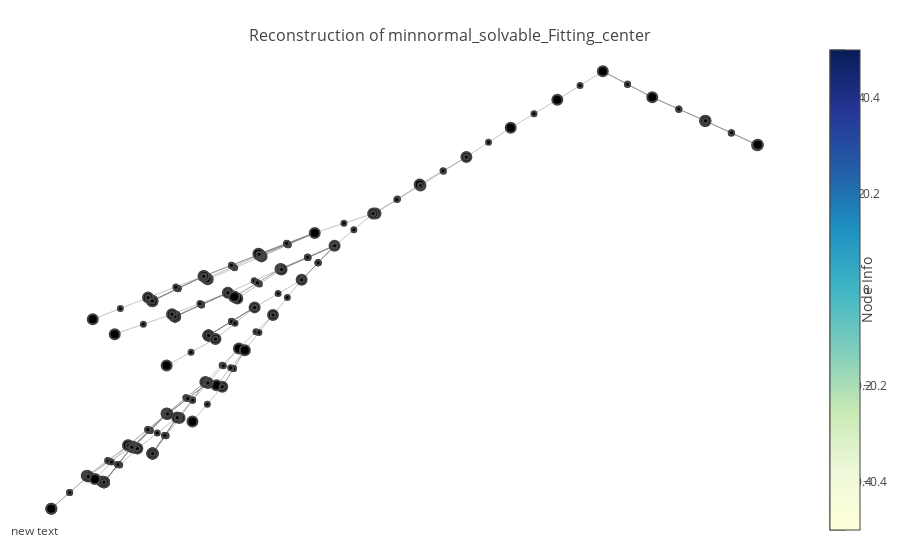

The code cell stored with this chart in its notebook:
### Code cell
from ml4tputils.visualize import *

tgtlem = "minnormal_solvable_Fitting_center"
file = "/Users/dehuang/Documents/research/ml4tp/data/odd-order/BGsection1.v.dump"
#tgtlem = "foo1"
#file = "/Users/dehuang/Documents/research/ml4tp/ex/foo1.dump"
vis = Visualize(f_display=True, f_jupyter=True, f_verbose=False, rawtac_file="rawtac.log", tgtlem=tgtlem)
tactrs = vis.visualize_file(file)
#for tactr in tactrs:
#    tactr.dump()

### Figure 1 — Plotly figure (JSON) as saved in the notebook; plotly's stock layout.template omitted (floating-point values rounded to 4 significant figures; data arrays with more than 128 entries replaced by an {"elided": "..."} marker saying what was removed)
{"data": [{"hoverinfo": null, "line": {"color": "#888", "width": 0.5}, "mode": "lines", "type": "scatter", "x": {"elided": "585 float values"}, "y": {"elided": "585 float values"}}, {"hoverinfo": "text", "marker": {"color": [], "colorbar": {"thickness": 15, "title": "Node Info", "titleside": "right", "xanchor": "left"}, "colorscale": "YIGnBu", "line": {"width": 2}, "reversescale": true, "showscale": true, "size": 10}, "mode": "markers", "text": ["gid: 50<br>gT: finGroupType<br>M, G: {group gT}<br>=====================<br>'Z('F(G)) <| G", "gid: 60<br>gT: finGroupType<br>M, G: {group gT}<br>=====================<br>true", "gid: 76<br>gT: finGroupType<br>M, G: {group gT}<br>=====================<br>true", "gid: 77<br>gT: finGroupType<br>M, G: {group gT}<br>=====================<br>G <| G", "gid: t0", "gid: t1", "gid: t2", "gid: 45<br>gT: finGroupType<br>M, G: {group gT}<br>=====================<br>minnormal M G -> M \\subset G -> solvable M -> M \\subset 'Z('F(G))", "gid: 91<br>gT: finGroupType<br>M, G: {group gT}<br>nZG: 'Z('F(G)) <| G<br>=====================<br>minnormal M G -> M \\subset G -> solvable M -> M \\subset 'Z('F(G))", "gid: 94<br>gT: finGroupType<br>M, G: {group gT}<br>nZG: 'Z('F(G)) <| G<br>minM: minnormal M G<br>sMG: M \\subset G<br>solM: solvable M<br>=====================<br>M \\subset 'Z('F(G))", "gid: 142<br>gT: finGroupType<br>M, G: {group gT}<br>nZG: 'Z('F(G)) <| G<br>minM: minnormal M G<br>sMG: M \\subset G<br>solM: solvable M<br>ntM: M != 1<br>nMG: G \\subset 'N(M)<br>minM': forall H : {group gT}, (H != 1) && (G \\subset 'N(H)) -> H \\subset M -> H = M<br>=====================<br>M \\subset 'Z('F(G))", "gid: 269<br>gT: finGroupType<br>M, G: {group gT}<br>nZG: 'Z('F(G)) <| G<br>minM: minnormal M G<br>sMG: M \\subset G<br>solM: solvable M<br>ntM: M != 1<br>nMG: G \\subset 'N(M)<br>minM': forall H : {group gT}, (H != 1) && (G \\subset 'N(H)) -> H \\subset M -> H = M<br>=====================<br>((M :&: 'Z('F(G)))%G != 1) && (G \\subset 'N((M :&: 'Z('F(G)))%G))", "gid: 270<br>gT: finGroupType<br>M, G: {group gT}<br>nZG: 'Z('F(G)) <| G<br>minM: minnormal M G<br>sMG: M \\subset G<br>solM: solvable M<br>ntM: M != 1<br>nMG: G \\subset 'N(M)<br>minM': forall H : {group gT}, (H != 1) && (G \\subset 'N(H)) -> H \\subset M -> H = M<br>=====================<br>(M :&: 'Z('F(G)))%G \\subset M", "gid: t3", "gid: 301<br>gT: finGroupType<br>M, G: {group gT}<br>nZG: 'Z('F(G)) <| G<br>minM: minnormal M G<br>sMG: M \\subset G<br>solM: solvable M<br>ntM: M != 1<br>nMG: G \\subset 'N(M)<br>minM': forall H : {group gT}, (H != 1) && (G \\subset 'N(H)) -> H \\subset M -> H = M<br>=====================<br>(M :&: 'Z('F(G)))%G != 1 /\\ G \\subset 'N((M :&: 'Z('F(G)))%G)", "gid: 303<br>gT: finGroupType<br>M, G: {group gT}<br>nZG: 'Z('F(G)) <| G<br>minM: minnormal M G<br>sMG: M \\subset G<br>solM: solvable M<br>ntM: M != 1<br>nMG: G \\subset 'N(M)<br>minM': forall H : {group gT}, (H != 1) && (G \\subset 'N(H)) -> H \\subset M -> H = M<br>=====================<br>(M :&: 'Z('F(G)))%G != 1", "gid: 304<br>gT: finGroupType<br>M, G: {group gT}<br>nZG: 'Z('F(G)) <| G<br>minM: minnormal M G<br>sMG: M \\subset G<br>solM: solvable M<br>ntM: M != 1<br>nMG: G \\subset 'N(M)<br>minM': forall H : {group gT}, (H != 1) && (G \\subset 'N(H)) -> H \\subset M -> H = M<br>=====================<br>G \\subset 'N((M :&: 'Z('F(G)))%G)", "gid: 315<br>gT: finGroupType<br>M, G: {group gT}<br>nZG: 'Z('F(G)) <| G<br>minM: minnormal M G<br>sMG: M \\subset G<br>solM: solvable M<br>ntM: M != 1<br>nMG: G \\subset 'N(M)<br>minM': forall H : {group gT}, (H != 1) && (G \\subset 'N(H)) -> H \\subset M -> H = M<br>=====================<br>true", "gid: t4", "gid: 316<br>gT: finGroupType<br>M, G: {group gT}<br>nZG: 'Z('F(G)) <| G<br>minM: minnormal M G<br>sMG: M \\subset G<br>solM: solvable M<br>ntM: M != 1<br>nMG: G \\subset 'N(M)<br>minM': forall H : {group gT}, (H != 1) && (G \\subset 'N(H)) -> H \\subset M -> H = M<br>=====================<br>G \\subset 'N(M)", "gid: t5", "gid: 317<br>gT: finGroupType<br>M, G: {group gT}<br>nZG: 'Z('F(G)) <| G<br>minM: minnormal M G<br>sMG: M \\subset G<br>solM: solvable M<br>ntM: M != 1<br>nMG: G \\subset 'N(M)<br>minM': forall H : {group gT}, (H != 1) && (G \\subset 'N(H)) -> H \\subset M -> H = M<br>=====================<br>G \\subset 'N(('Z('F(G)))%G)", "gid: 318<br>gT: finGroupType<br>M, G: {group gT}<br>nZG: 'Z('F(G)) <| G<br>minM: minnormal M G<br>sMG: M \\subset G<br>solM: solvable M<br>ntM: M != 1<br>nMG: G \\subset 'N(M)<br>minM': forall H : {group gT}, (H != 1) && (G \\subset 'N(H)) -> H \\subset M -> H = M<br>=====================<br>(G \\subset 'N(('Z('F(G)))%G)) = true", "gid: 335<br>gT: finGroupType<br>M, G: {group gT}<br>nZG: 'Z('F(G)) <| G<br>minM: minnormal M G<br>sMG: M \\subset G<br>solM: solvable M<br>ntM: M != 1<br>nMG: G \\subset 'N(M)<br>minM': forall H : {group gT}, (H != 1) && (G \\subset 'N(H)) -> H \\subset M -> H = M<br>=====================<br>true = (G \\subset 'N(('Z('F(G)))%G))", "gid: e0", "gid: e1", "gid: e2", "gid: e3", "gid: e4", "gid: 338<br>gT: finGroupType<br>M, G: {group gT}<br>nZG: 'Z('F(G)) <| G<br>minM: minnormal M G<br>sMG: M \\subset G<br>solM: solvable M<br>ntM: M != 1<br>nMG: G \\subset 'N(M)<br>minM': forall H : {group gT}, (H != 1) && (G \\subset 'N(H)) -> H \\subset M -> H = M<br>=====================<br>locked false = true", "gid: e5", "gid: 344<br>gT: finGroupType<br>M, G: {group gT}<br>nZG: 'Z('F(G)) <| G<br>minM: minnormal M G<br>sMG: M \\subset G<br>solM: solvable M<br>ntM: M != 1<br>nMG: G \\subset 'N(M)<br>minM': forall H : {group gT}, (H != 1) && (G \\subset 'N(H)) -> H \\subset M -> H = M<br>=====================<br>true", "gid: 345<br>gT: finGroupType<br>M, G: {group gT}<br>nZG: 'Z('F(G)) <| G<br>minM: minnormal M G<br>sMG: M \\subset G<br>solM: solvable M<br>ntM: M != 1<br>nMG: G \\subset 'N(M)<br>minM': forall H : {group gT}, (H != 1) && (G \\subset 'N(H)) -> H \\subset M -> H = M<br>=====================<br>('Z('F(G)))%G <| G", "gid: t6", "gid: t7", "gid: t8", "gid: 378<br>gT: finGroupType<br>M, G: {group gT}<br>nZG: 'Z('F(G)) <| G<br>minM: minnormal M G<br>sMG: M \\subset G<br>solM: solvable M<br>ntM: M != 1<br>nMG: G \\subset 'N(M)<br>minM': forall H : {group gT}, (H != 1) && (G \\subset 'N(H)) -> H \\subset M -> H = M<br>=====================<br>nilpotent ('F(G))%G", "gid: 381<br>gT: finGroupType<br>M, G: {group gT}<br>nZG: 'Z('F(G)) <| G<br>minM: minnormal M G<br>sMG: M \\subset G<br>solM: solvable M<br>ntM: M != 1<br>nMG: G \\subset 'N(M)<br>minM': forall H : {group gT}, (H != 1) && (G \\subset 'N(H)) -> H \\subset M -> H = M<br>=====================<br>nilpotent ('F(G))%G = true", "gid: 398<br>gT: finGroupType<br>M, G: {group gT}<br>nZG: 'Z('F(G)) <| G<br>minM: minnormal M G<br>sMG: M \\subset G<br>solM: solvable M<br>ntM: M != 1<br>nMG: G \\subset 'N(M)<br>minM': forall H : {group gT}, (H != 1) && (G \\subset 'N(H)) -> H \\subset M -> H = M<br>=====================<br>true = nilpotent ('F(G))%G", "gid: e6", "gid: e7", "gid: e8", "gid: e9", "gid: e10", "gid: 401<br>gT: finGroupType<br>M, G: {group gT}<br>nZG: 'Z('F(G)) <| G<br>minM: minnormal M G<br>sMG: M \\subset G<br>solM: solvable M<br>ntM: M != 1<br>nMG: G \\subset 'N(M)<br>minM': forall H : {group gT}, (H != 1) && (G \\subset 'N(H)) -> H \\subset M -> H = M<br>=====================<br>locked false = true", "gid: e11", "gid: 379<br>gT: finGroupType<br>M, G: {group gT}<br>nZG: 'Z('F(G)) <| G<br>minM: minnormal M G<br>sMG: M \\subset G<br>solM: solvable M<br>ntM: M != 1<br>nMG: G \\subset 'N(M)<br>minM': forall H : {group gT}, (H != 1) && (G \\subset 'N(H)) -> H \\subset M -> H = M<br>=====================<br>M <| ('F(G))%G", "gid: 402<br>gT: finGroupType<br>M, G: {group gT}<br>nZG: 'Z('F(G)) <| G<br>minM: minnormal M G<br>sMG: M \\subset G<br>solM: solvable M<br>ntM: M != 1<br>nMG: G \\subset 'N(M)<br>minM': forall H : {group gT}, (H != 1) && (G \\subset 'N(H)) -> H \\subset M -> H = M<br>=====================<br>(M <| ('F(G))%G) = true", "gid: 419<br>gT: finGroupType<br>M, G: {group gT}<br>nZG: 'Z('F(G)) <| G<br>minM: minnormal M G<br>sMG: M \\subset G<br>solM: solvable M<br>ntM: M != 1<br>nMG: G \\subset 'N(M)<br>minM': forall H : {group gT}, (H != 1) && (G \\subset 'N(H)) -> H \\subset M -> H = M<br>=====================<br>true = (M <| ('F(G))%G)", "gid: e12", "gid: e13", "gid: e14", "gid: e15", "gid: e16", "gid: 422<br>gT: finGroupType<br>M, G: {group gT}<br>nZG: 'Z('F(G)) <| G<br>minM: minnormal M G<br>sMG: M \\subset G<br>solM: solvable M<br>ntM: M != 1<br>nMG: G \\subset 'N(M)<br>minM': forall H : {group gT}, (H != 1) && (G \\subset 'N(H)) -> H \\subset M -> H = M<br>=====================<br>locked false = true", "gid: e17", "gid: 380<br>gT: finGroupType<br>M, G: {group gT}<br>nZG: 'Z('F(G)) <| G<br>minM: minnormal M G<br>sMG: M \\subset G<br>solM: solvable M<br>ntM: M != 1<br>nMG: G \\subset 'N(M)<br>minM': forall H : {group gT}, (H != 1) && (G \\subset 'N(H)) -> H \\subset M -> H = M<br>=====================<br>M != 1", "gid: t9", "gid: t10", "gid: t11", "gid: 448<br>gT: finGroupType<br>M, G: {group gT}<br>nZG: 'Z('F(G)) <| G<br>minM: minnormal M G<br>sMG: M \\subset G<br>solM: solvable M<br>ntM: M != 1<br>nMG: G \\subset 'N(M)<br>minM': forall H : {group gT}, (H != 1) && (G \\subset 'N(H)) -> H \\subset M -> H = M<br>=====================<br>M \\subset ('F(G))%G /\\ ('F(G))%G \\subset 'N(M)", "gid: 450<br>gT: finGroupType<br>M, G: {group gT}<br>nZG: 'Z('F(G)) <| G<br>minM: minnormal M G<br>sMG: M \\subset G<br>solM: solvable M<br>ntM: M != 1<br>nMG: G \\subset 'N(M)<br>minM': forall H : {group gT}, (H != 1) && (G \\subset 'N(H)) -> H \\subset M -> H = M<br>=====================<br>M \\subset ('F(G))%G", "gid: 451<br>gT: finGroupType<br>M, G: {group gT}<br>nZG: 'Z('F(G)) <| G<br>minM: minnormal M G<br>sMG: M \\subset G<br>solM: solvable M<br>ntM: M != 1<br>nMG: G \\subset 'N(M)<br>minM': forall H : {group gT}, (H != 1) && (G \\subset 'N(H)) -> H \\subset M -> H = M<br>=====================<br>('F(G))%G \\subset 'N(M)", "gid: 477<br>gT: finGroupType<br>M, G: {group gT}<br>nZG: 'Z('F(G)) <| G<br>minM: minnormal M G<br>sMG: M \\subset G<br>solM: solvable M<br>ntM: M != 1<br>nMG: G \\subset 'N(M)<br>minM': forall H : {group gT}, (H != 1) && (G \\subset 'N(H)) -> H \\subset M -> H = M<br>=====================<br>G \\subset 'N(M)", "gid: t12", "gid: t13", "gid: 502<br>gT: finGroupType<br>M, G: {group gT}<br>nZG: 'Z('F(G)) <| G<br>minM: minnormal M G<br>sMG: M \\subset G<br>solM: solvable M<br>ntM: M != 1<br>nMG: G \\subset 'N(M)<br>minM': forall H : {group gT}, (H != 1) && (G \\subset 'N(H)) -> H \\subset M -> H = M<br>=====================<br>M <| G", "gid: 503<br>gT: finGroupType<br>M, G: {group gT}<br>nZG: 'Z('F(G)) <| G<br>minM: minnormal M G<br>sMG: M \\subset G<br>solM: solvable M<br>ntM: M != 1<br>nMG: G \\subset 'N(M)<br>minM': forall H : {group gT}, (H != 1) && (G \\subset 'N(H)) -> H \\subset M -> H = M<br>=====================<br>nilpotent M", "gid: 504<br>gT: finGroupType<br>M, G: {group gT}<br>nZG: 'Z('F(G)) <| G<br>minM: minnormal M G<br>sMG: M \\subset G<br>solM: solvable M<br>ntM: M != 1<br>nMG: G \\subset 'N(M)<br>minM': forall H : {group gT}, (H != 1) && (G \\subset 'N(H)) -> H \\subset M -> H = M<br>=====================<br>(M <| G) = true", "gid: 521<br>gT: finGroupType<br>M, G: {group gT}<br>nZG: 'Z('F(G)) <| G<br>minM: minnormal M G<br>sMG: M \\subset G<br>solM: solvable M<br>ntM: M != 1<br>nMG: G \\subset 'N(M)<br>minM': forall H : {group gT}, (H != 1) && (G \\subset 'N(H)) -> H \\subset M -> H = M<br>=====================<br>true = (M <| G)", "gid: e18", "gid: e19", "gid: e20", "gid: e21", "gid: e22", "gid: 524<br>gT: finGroupType<br>M, G: {group gT}<br>nZG: 'Z('F(G)) <| G<br>minM: minnormal M G<br>sMG: M \\subset G<br>solM: solvable M<br>ntM: M != 1<br>nMG: G \\subset 'N(M)<br>minM': forall H : {group gT}, (H != 1) && (G \\subset 'N(H)) -> H \\subset M -> H = M<br>=====================<br>locked false = true", "gid: e23", "gid: 529<br>gT: finGroupType<br>M, G: {group gT}<br>nZG: 'Z('F(G)) <| G<br>minM: minnormal M G<br>sMG: M \\subset G<br>solM: solvable M<br>ntM: M != 1<br>nMG: G \\subset 'N(M)<br>minM': forall H : {group gT}, (H != 1) && (G \\subset 'N(H)) -> H \\subset M -> H = M<br>=====================<br>true && (G \\subset 'N(M))", "gid: t14", "gid: t15", "gid: 530<br>gT: finGroupType<br>M, G: {group gT}<br>nZG: 'Z('F(G)) <| G<br>minM: minnormal M G<br>sMG: M \\subset G<br>solM: solvable M<br>ntM: M != 1<br>nMG: G \\subset 'N(M)<br>minM': forall H : {group gT}, (H != 1) && (G \\subset 'N(H)) -> H \\subset M -> H = M<br>=====================<br>nilpotent M = true", "gid: 547<br>gT: finGroupType<br>M, G: {group gT}<br>nZG: 'Z('F(G)) <| G<br>minM: minnormal M G<br>sMG: M \\subset G<br>solM: solvable M<br>ntM: M != 1<br>nMG: G \\subset 'N(M)<br>minM': forall H : {group gT}, (H != 1) && (G \\subset 'N(H)) -> H \\subset M -> H = M<br>=====================<br>true = nilpotent M", "gid: e24", "gid: e25", "gid: e26", "gid: e27", "gid: e28", "gid: 550<br>gT: finGroupType<br>M, G: {group gT}<br>nZG: 'Z('F(G)) <| G<br>minM: minnormal M G<br>sMG: M \\subset G<br>solM: solvable M<br>ntM: M != 1<br>nMG: G \\subset 'N(M)<br>minM': forall H : {group gT}, (H != 1) && (G \\subset 'N(H)) -> H \\subset M -> H = M<br>=====================<br>locked false = true", "gid: e29", "gid: 553<br>gT: finGroupType<br>M, G: {group gT}<br>nZG: 'Z('F(G)) <| G<br>minM: minnormal M G<br>sMG: M \\subset G<br>solM: solvable M<br>ntM: M != 1<br>nMG: G \\subset 'N(M)<br>minM': forall H : {group gT}, (H != 1) && (G \\subset 'N(H)) -> H \\subset M -> H = M<br>=====================<br>nilpotent M", "gid: 554<br>gT: finGroupType<br>M, G: {group gT}<br>nZG: 'Z('F(G)) <| G<br>minM: minnormal M G<br>sMG: M \\subset G<br>solM: solvable M<br>ntM: M != 1<br>nMG: G \\subset 'N(M)<br>minM': forall H : {group gT}, (H != 1) && (G \\subset 'N(H)) -> H \\subset M -> H = M<br>=====================<br>nilpotent M = true", "gid: 571<br>gT: finGroupType<br>M, G: {group gT}<br>nZG: 'Z('F(G)) <| G<br>minM: minnormal M G<br>sMG: M \\subset G<br>solM: solvable M<br>ntM: M != 1<br>nMG: G \\subset 'N(M)<br>minM': forall H : {group gT}, (H != 1) && (G \\subset 'N(H)) -> H \\subset M -> H = M<br>=====================<br>true = nilpotent M", "gid: e30", "gid: e31", "gid: e32", "gid: e33", "gid: e34", "gid: 574<br>gT: finGroupType<br>M, G: {group gT}<br>nZG: 'Z('F(G)) <| G<br>minM: minnormal M G<br>sMG: M \\subset G<br>solM: solvable M<br>ntM: M != 1<br>nMG: G \\subset 'N(M)<br>minM': forall H : {group gT}, (H != 1) && (G \\subset 'N(H)) -> H \\subset M -> H = M<br>=====================<br>locked false = true", "gid: e35", "gid: 586<br>gT: finGroupType<br>M, G: {group gT}<br>nZG: 'Z('F(G)) <| G<br>minM: minnormal M G<br>sMG: M \\subset G<br>solM: solvable M<br>ntM: M != 1<br>nMG: G \\subset 'N(M)<br>minM': forall H : {group gT}, (H != 1) && (G \\subset 'N(H)) -> H \\subset M -> H = M<br>=====================<br>abelian M", "gid: 680<br>gT: finGroupType<br>M, G: {group gT}<br>nZG: 'Z('F(G)) <| G<br>minM: minnormal M G<br>sMG: M \\subset G<br>solM: solvable M<br>ntM: M != 1<br>nMG: G \\subset 'N(M)<br>minM': forall H : {group gT}, (H != 1) && (G \\subset 'N(H)) -> H \\subset M -> H = M<br>=====================<br>abelian M -> abelian M", "gid: t16", "gid: t17"], "type": "scatter", "x": [0.7974, 0.899, 0.8992, 0.8995, 0.9989, 0.9994, 1, 0.7024, 0.615, 0.5256, 0.4404, 0.3522, 0.3507, 0.2659, 0.2614, 0.1873, 0.1492, 0.04723, -0.05615, 0.04425, -0.05876, 0.04267, -0.06411, -0.1627, -0.1629, -0.1631, -0.1631, -0.1629, -0.1622, -0.1709, -0.277, 0.04284, 0.04239, -0.06354, -0.06388, 0.04101, 0.08351, -0.01755, -0.119, -0.1191, -0.1191, -0.119, -0.1189, -0.1187, -0.1248, -0.2348, 0.1241, 0.03378, -0.05456, -0.0546, -0.05466, -0.05472, -0.0548, -0.05489, -0.04139, -0.1351, 0.08552, 0.0006171, -0.005254, -0.005234, 0.06907, 0.003626, 0.01504, -0.02834, -0.08556, -0.03943, -0.06085, -0.05585, -0.1348, -0.198, -0.1987, -0.1994, -0.2001, -0.2009, -0.2015, -0.2082, -0.2886, -0.1102, -0.1618, -0.1353, -0.1148, -0.1622, -0.1622, -0.1623, -0.1623, -0.1623, -0.1623, -0.1914, -0.259, -0.1333, -0.202, -0.2554, -0.2554, -0.2554, -0.2553, -0.2554, -0.2554, -0.2868, -0.3563, -0.2094, -0.2856, -0.3568, -0.2727], "y": [0.7851, 0.7072, 0.7074, 0.7078, 0.627, 0.6277, 0.6284, 0.8713, 0.7772, 0.6849, 0.5883, 0.4939, 0.4974, 0.4015, 0.4014, 0.2954, 0.3377, 0.2603, 0.1846, 0.2643, 0.1882, 0.2662, 0.195, 0.1132, 0.1135, 0.1137, 0.1137, 0.1134, 0.1126, 0.1242, 0.0525, 0.2663, 0.267, 0.1949, 0.1954, 0.2691, 0.219, 0.14, 0.06183, 0.06193, 0.06201, 0.06192, 0.06172, 0.06153, 0.06947, 0.003468, 0.1831, 0.09198, -0.0007633, -0.0007323, -0.0006866, -0.0006276, -0.0005556, -0.0004683, -0.01212, -0.09981, 0.2173, 0.1213, 0.1268, 0.1267, 0.06683, -0.04337, -0.04942, -0.1702, -0.2849, -0.1654, -0.1542, -0.1574, -0.2588, -0.3702, -0.3698, -0.3694, -0.369, -0.3685, -0.3682, -0.3638, -0.4636, -0.2727, -0.39, -0.2583, -0.2712, -0.3902, -0.3902, -0.3902, -0.3903, -0.3903, -0.3903, -0.3741, -0.4828, -0.2599, -0.3686, -0.485, -0.485, -0.4851, -0.4851, -0.4851, -0.4851, -0.4648, -0.5726, -0.363, -0.466, -0.5724, -0.4744]}, {"hoverinfo": "text", "marker": {"color": [], "colorscale": "YIGnBu", "line": {"width": 2}, "reversescale": true, "showscale": true, "size": 5}, "mode": "markers", "text": {"elided": "195 str values"}, "type": "scatter", "x": {"elided": "195 float values"}, "y": {"elided": "195 float values"}}], "layout": {"annotations": [{"showarrow": false, "x": 0.005, "xref": "paper", "y": -0.002, "yref": "paper"}], "hovermode": "closest", "margin": {"b": 20, "l": 5, "r": 5, "t": 40}, "showlegend": false, "title": "<br>Reconstruction of minnormal_solvable_Fitting_center", "titlefont": {"size": 16}, "xaxis": {"showgrid": false, "showticklabels": false, "zeroline": false}, "yaxis": {"showgrid": false, "showticklabels": false, "zeroline": false}}}
